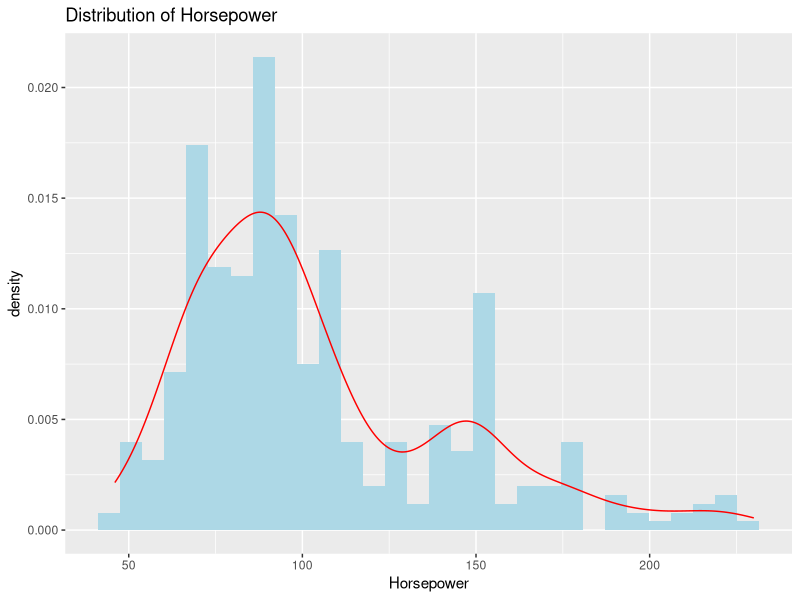
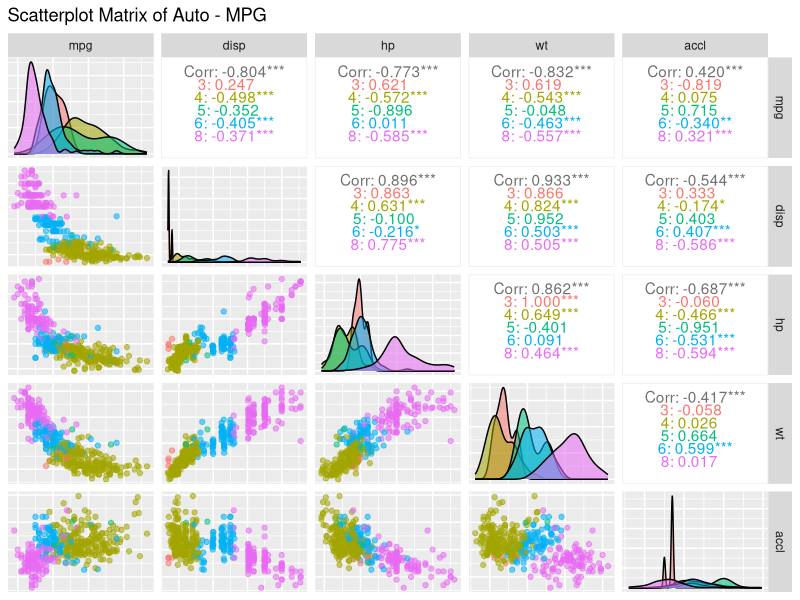

Reproduce these figures in R, in order.
## ---- chunk 1
knitr::opts_chunk$set(echo = FALSE)
## ---- chunk 2
library(ggplot2)
auto.data = read.csv(file = '../Data/processed/auto.csv')
auto.data$cylinders = factor(auto.data$cylinders)

ggplot(auto.data, aes(hp)) + geom_histogram(aes(y = ..density..), fill = 'light blue', bins = 30) +
  geom_density(col = "red") + labs(x = 'Horsepower', title = 'Distribution of Horsepower')
## ---- chunk 3
library(GGally)
    ggpairs(auto.data, 
                columns = c(1,3:6),
                axisLabels = 'none',
                mapping = ggplot2::aes(alpha = 0.4, col = cylinders)) + 
      ggtitle('Scatterplot Matrix of Auto - MPG')

